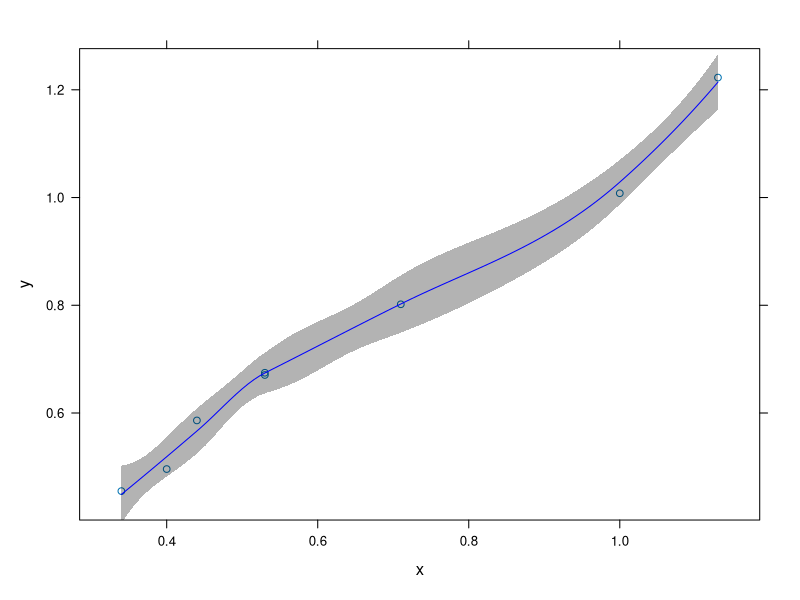
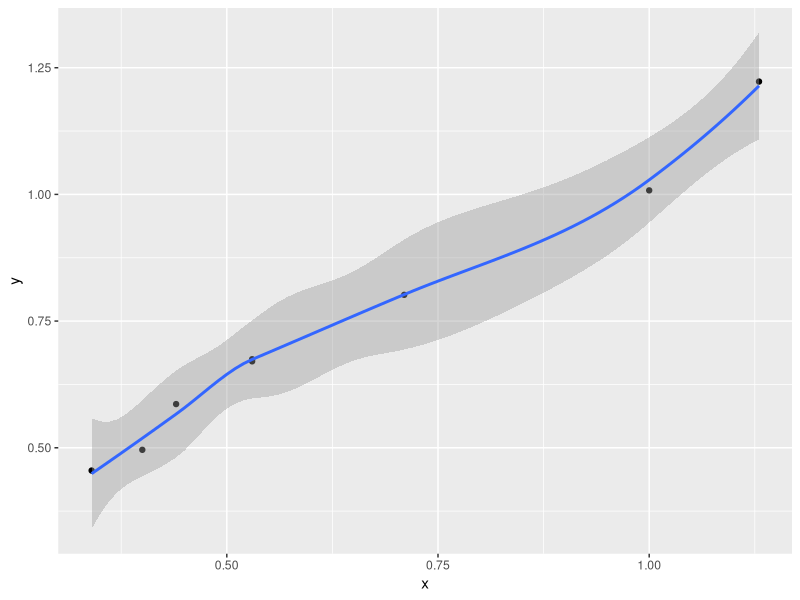

The R source for these figures, in order:
#Divya Mahendra - Code for Figure V
library(lattice)
library(ggplot2)
library(latticeExtra)
library(gridExtra)

#Diamonds DataSet
data(diamonds)

#Exercise 1
#Subset one - diamonds that only of 'ideal quality'
#Subset two - contains rest excluding color J
diamonds.ideal <- subset(diamonds, cut=="Ideal")
diamonds.exJ <- subset(diamonds, cut!="Ideal" & color!="J")


#Excercise 2
#aggregate the first dataframe from exercise I as mean carat per clarity and second one as median carat per clarity
mean_clarity <- aggregate(diamonds.ideal$carat, by=list(diamonds.ideal$clarity), FUN=mean)
median_clarity <- aggregate(diamonds.ideal$carat, by=list(diamonds.ideal$clarity), FUN=median)
names(mean_clarity) <- c("clarity", "carat")
names(median_clarity) <- c("clarity", "carat")


#Excercise 3 - Sort the data Frame according to carat
mean_clarity_sort <- mean_clarity[order(mean_clarity$carat),]


#Exercise 4 - Merge the two data frames from exercise II
clarity.mean.median <- merge(mean_clarity, median_clarity, by.x="clarity", by.y="clarity")
names(clarity.mean.median) <- c("Clarity", "Mean Carat", "Median Carat")

######
#Exercise 5 - create scatterplot of mean(y) vs. median(x) carat using merged data from exercise IV with standard confidence intervals
x=median_clarity$carat
y=mean_clarity$carat

pdf("fig_v.pdf", height = 7, width = 7) #name of the pdf file for output
#lattice plot
scatter.carat.lattice <- xyplot(y ~ x, 
                                data=clarity.mean.median,
                                panel = function(x, y, ...){
                                  panel.xyplot(x, y, ...)
                                  panel.smoother(x, y,
                                                 col = "blue",
                                                 col.se = "black",
                                                 alpha.se = 0.3
                                  )
                                })

#ggplot2 plot
scatter.carat.ggplot <- ggplot(clarity.mean.median, aes(x, y) ) + geom_point() + stat_smooth()

scatter.carat.lattice
scatter.carat.ggplot 
invisible(dev.off())
